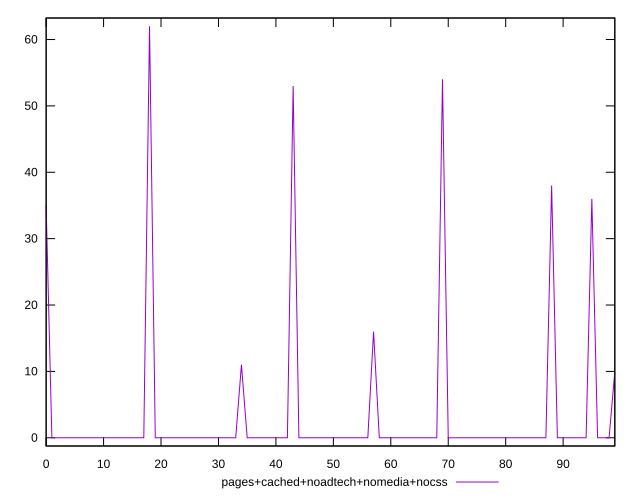

Reproduce this figure in gnuplot.
reset

$pagesCachedNoadtechNomediaNocss <<EOF
0 35
1 0
2 0
3 0
4 0
5 0
6 0
7 0
8 0
9 0
10 0
11 0
12 0
13 0
14 0
15 0
16 0
17 0
18 62
19 0
20 0
21 0
22 0
23 0
24 0
25 0
26 0
27 0
28 0
29 0
30 0
31 0
32 0
33 0
34 11
35 0
36 0
37 0
38 0
39 0
40 0
41 0
42 0
43 53
44 0
45 0
46 0
47 0
48 0
49 0
50 0
51 0
52 0
53 0
54 0
55 0
56 0
57 16
58 0
59 0
60 0
61 0
62 0
63 0
64 0
65 0
66 0
67 0
68 0
69 54
70 0
71 0
72 0
73 0
74 0
75 0
76 0
77 0
78 0
79 0
80 0
81 0
82 0
83 0
84 0
85 0
86 0
87 0
88 38
89 0
90 0
91 0
92 0
93 0
94 0
95 36
96 0
97 0
98 0
99 10
EOF

set key outside below
set xrange [0:99]
set yrange [-1.24:63.24]
set trange [-1.24:63.24]
set terminal svg size 640, 500 enhanced background rgb 'white'
set output "report_00021_2021-02-20T09:16:39.615Z/render-blocking-resources/comparison/line/4_vs_5.svg"

plot $pagesCachedNoadtechNomediaNocss title "pages+cached+noadtech+nomedia+nocss" with line

reset
